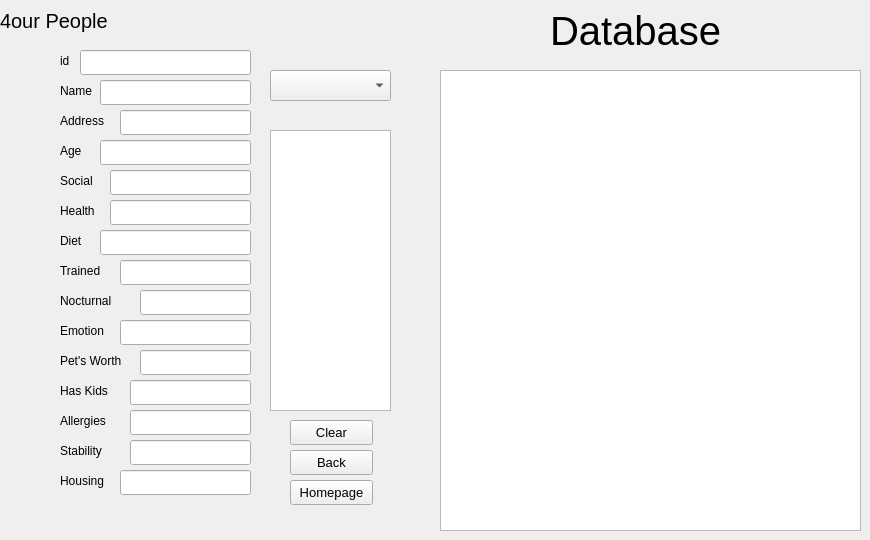
    <widget class="QWidget" name="page_6">
     <widget class="QLabel" name="label_22">
      <property name="geometry">
       <rect>
        <x>0</x>
        <y>0</y>
        <width>121</width>
        <height>41</height>
       </rect>
      </property>
      <property name="font">
       <font>
        <pointsize>15</pointsize>
       </font>
      </property>
      <property name="text">
       <string>4our People</string>
      </property>
     </widget>
     <widget class="QTableView" name="tableView_3">
      <property name="geometry">
       <rect>
        <x>440</x>
        <y>70</y>
        <width>421</width>
        <height>461</height>
       </rect>
      </property>
     </widget>
     <widget class="QLabel" name="label_23">
      <property name="geometry">
       <rect>
        <x>550</x>
        <y>0</y>
        <width>191</width>
        <height>61</height>
       </rect>
      </property>
      <property name="font">
       <font>
        <pointsize>30</pointsize>
       </font>
      </property>
      <property name="text">
       <string>Database</string>
      </property>
     </widget>
     <widget class="QPushButton" name="pushButton_16">
      <property name="geometry">
       <rect>
        <x>290</x>
        <y>450</y>
        <width>83</width>
        <height>25</height>
       </rect>
      </property>
      <property name="font">
       <font>
        <pointsize>10</pointsize>
       </font>
      </property>
      <property name="text">
       <string>Back</string>
      </property>
     </widget>
     <widget class="QPushButton" name="pushButton_17">
      <property name="geometry">
       <rect>
        <x>290</x>
        <y>480</y>
        <width>83</width>
        <height>25</height>
       </rect>
      </property>
      <property name="font">
       <font>
        <pointsize>10</pointsize>
       </font>
      </property>
      <property name="text">
       <string>Homepage</string>
      </property>
     </widget>
     <widget class="QLineEdit" name="lineEdit_110">
      <property name="geometry">
       <rect>
        <x>140</x>
        <y>350</y>
        <width>111</width>
        <height>25</height>
       </rect>
      </property>
     </widget>
     <widget class="QLabel" name="label_125">
      <property name="geometry">
       <rect>
        <x>60</x>
        <y>380</y>
        <width>61</width>
        <height>21</height>
       </rect>
      </property>
      <property name="text">
       <string>Has Kids</string>
      </property>
     </widget>
     <widget class="QLineEdit" name="lineEdit_111">
      <property name="geometry">
       <rect>
        <x>100</x>
        <y>140</y>
        <width>151</width>
        <height>25</height>
       </rect>
      </property>
     </widget>
     <widget class="QComboBox" name="comboBox_7">
      <property name="geometry">
       <rect>
        <x>270</x>
        <y>70</y>
        <width>121</width>
        <height>31</height>
       </rect>
      </property>
     </widget>
     <widget class="QLineEdit" name="lineEdit_112">
      <property name="geometry">
       <rect>
        <x>110</x>
        <y>200</y>
        <width>141</width>
        <height>25</height>
       </rect>
      </property>
     </widget>
     <widget class="QListView" name="listView_8">
      <property name="geometry">
       <rect>
        <x>270</x>
        <y>130</y>
        <width>121</width>
        <height>281</height>
       </rect>
      </property>
     </widget>
     <widget class="QLabel" name="label_126">
      <property name="geometry">
       <rect>
        <x>60</x>
        <y>260</y>
        <width>51</width>
        <height>21</height>
       </rect>
      </property>
      <property name="text">
       <string>Trained</string>
      </property>
     </widget>
     <widget class="QLineEdit" name="lineEdit_113">
      <property name="geometry">
       <rect>
        <x>80</x>
        <y>50</y>
        <width>171</width>
        <height>25</height>
       </rect>
      </property>
     </widget>
     <widget class="QLineEdit" name="lineEdit_114">
      <property name="geometry">
       <rect>
        <x>100</x>
        <y>80</y>
        <width>151</width>
        <height>25</height>
       </rect>
      </property>
     </widget>
     <widget class="QLabel" name="label_127">
      <property name="geometry">
       <rect>
        <x>60</x>
        <y>350</y>
        <width>81</width>
        <height>21</height>
       </rect>
      </property>
      <property name="text">
       <string>Pet's Worth</string>
      </property>
     </widget>
     <widget class="QLabel" name="label_128">
      <property name="geometry">
       <rect>
        <x>60</x>
        <y>80</y>
        <width>41</width>
        <height>21</height>
       </rect>
      </property>
      <property name="text">
       <string>Name</string>
      </property>
     </widget>
     <widget class="QLabel" name="label_129">
      <property name="geometry">
       <rect>
        <x>60</x>
        <y>50</y>
        <width>16</width>
        <height>21</height>
       </rect>
      </property>
      <property name="text">
       <string>id</string>
      </property>
     </widget>
     <widget class="QLineEdit" name="lineEdit_115">
      <property name="geometry">
       <rect>
        <x>140</x>
        <y>290</y>
        <width>111</width>
        <height>25</height>
       </rect>
      </property>
     </widget>
     <widget class="QLabel" name="label_130">
      <property name="geometry">
       <rect>
        <x>60</x>
        <y>320</y>
        <width>61</width>
        <height>21</height>
       </rect>
      </property>
      <property name="text">
       <string>Emotion</string>
      </property>
     </widget>
     <widget class="QLabel" name="label_131">
      <property name="geometry">
       <rect>
        <x>60</x>
        <y>230</y>
        <width>31</width>
        <height>21</height>
       </rect>
      </property>
      <property name="text">
       <string>Diet</string>
      </property>
     </widget>
     <widget class="QLabel" name="label_132">
      <property name="geometry">
       <rect>
        <x>60</x>
        <y>110</y>
        <width>61</width>
        <height>21</height>
       </rect>
      </property>
      <property name="text">
       <string>Address</string>
      </property>
     </widget>
     <widget class="QLabel" name="label_133">
      <property name="geometry">
       <rect>
        <x>60</x>
        <y>410</y>
        <width>61</width>
        <height>21</height>
       </rect>
      </property>
      <property name="text">
       <string>Allergies</string>
      </property>
     </widget>
     <widget class="QLabel" name="label_134">
      <property name="geometry">
       <rect>
        <x>60</x>
        <y>290</y>
        <width>71</width>
        <height>21</height>
       </rect>
      </property>
      <property name="text">
       <string>Nocturnal</string>
      </property>
     </widget>
     <widget class="QLineEdit" name="lineEdit_116">
      <property name="geometry">
       <rect>
        <x>120</x>
        <y>260</y>
        <width>131</width>
        <height>25</height>
       </rect>
      </property>
     </widget>
     <widget class="QLabel" name="label_135">
      <property name="geometry">
       <rect>
        <x>60</x>
        <y>170</y>
        <width>41</width>
        <height>21</height>
       </rect>
      </property>
      <property name="text">
       <string>Social</string>
      </property>
     </widget>
     <widget class="QLineEdit" name="lineEdit_117">
      <property name="geometry">
       <rect>
        <x>100</x>
        <y>230</y>
        <width>151</width>
        <height>25</height>
       </rect>
      </property>
     </widget>
     <widget class="QLineEdit" name="lineEdit_118">
      <property name="geometry">
       <rect>
        <x>120</x>
        <y>470</y>
        <width>131</width>
        <height>25</height>
       </rect>
      </property>
     </widget>
     <widget class="QLabel" name="label_136">
      <property name="geometry">
       <rect>
        <x>60</x>
        <y>140</y>
        <width>31</width>
        <height>21</height>
       </rect>
      </property>
      <property name="text">
       <string>Age</string>
      </property>
     </widget>
     <widget class="QLineEdit" name="lineEdit_119">
      <property name="geometry">
       <rect>
        <x>130</x>
        <y>380</y>
        <width>121</width>
        <height>25</height>
       </rect>
      </property>
     </widget>
     <widget class="QLineEdit" name="lineEdit_120">
      <property name="geometry">
       <rect>
        <x>130</x>
        <y>440</y>
        <width>121</width>
        <height>25</height>
       </rect>
      </property>
     </widget>
     <widget class="QLineEdit" name="lineEdit_121">
      <property name="geometry">
       <rect>
        <x>120</x>
        <y>110</y>
        <width>131</width>
        <height>25</height>
       </rect>
      </property>
     </widget>
     <widget class="QLabel" name="label_137">
      <property name="geometry">
       <rect>
        <x>60</x>
        <y>470</y>
        <width>51</width>
        <height>21</height>
       </rect>
      </property>
      <property name="text">
       <string>Housing</string>
      </property>
     </widget>
     <widget class="QLineEdit" name="lineEdit_122">
      <property name="geometry">
       <rect>
        <x>130</x>
        <y>410</y>
        <width>121</width>
        <height>25</height>
       </rect>
      </property>
     </widget>
     <widget class="QLabel" name="label_138">
      <property name="geometry">
       <rect>
        <x>60</x>
        <y>200</y>
        <width>51</width>
        <height>21</height>
       </rect>
      </property>
      <property name="text">
       <string>Health</string>
      </property>
     </widget>
     <widget class="QLineEdit" name="lineEdit_123">
      <property name="geometry">
       <rect>
        <x>110</x>
        <y>170</y>
        <width>141</width>
        <height>25</height>
       </rect>
      </property>
     </widget>
     <widget class="QLineEdit" name="lineEdit_124">
      <property name="geometry">
       <rect>
        <x>120</x>
        <y>320</y>
        <width>131</width>
        <height>25</height>
       </rect>
      </property>
     </widget>
     <widget class="QLabel" name="label_139">
      <property name="geometry">
       <rect>
        <x>60</x>
        <y>440</y>
        <width>61</width>
        <height>21</height>
       </rect>
      </property>
      <property name="text">
       <string>Stability</string>
      </property>
     </widget>
     <widget class="QPushButton" name="pushButton_53">
      <property name="geometry">
       <rect>
        <x>290</x>
        <y>420</y>
        <width>83</width>
        <height>25</height>
       </rect>
      </property>
      <property name="font">
       <font>
        <pointsize>10</pointsize>
       </font>
      </property>
      <property name="text">
       <string>Clear</string>
      </property>
     </widget>
    </widget>
